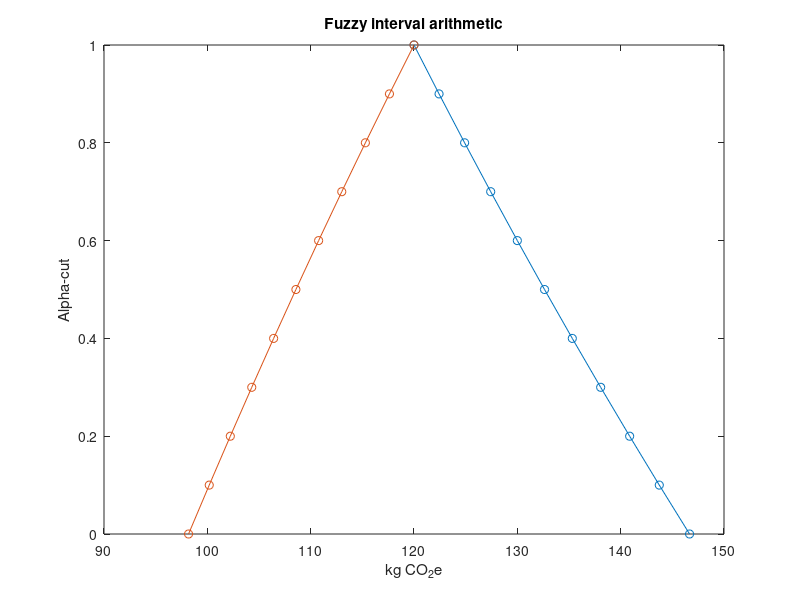

The MATLAB source for this figure:
%Procedure:     Uncertainty propagation for matrix-based LCA 
%Method:        Fuzzy interval arithmetic
%Author:        Evelyne Groen {evelyne [dot] groen [at] gmail [dot] com}
%Last update:   20/10/2016 
%Toolbox:       none

A=[10 0; -2 100];       %A-matrix
B=[1 10];               %B-matrix
f=[1000; 0];            %Functional unit vector f

g_LCA=B*(A\f);          %Determinstic answer (kg CO_2)

R=0.1;                  %R:range, set to 10%
A_lower=A-A*R;          %Lower bound of parameters in the A-matrix
A_upper=A+A*R;          %Upper bound

B_lower=B-B*R;          %Lower bound of parameters in the B-matrix
B_upper=B+B*R;          %Upper bound

g_upper=B_upper*(A_lower\f); % Boundaries of the output
g_mean=B*(A\f);
g_lower=B_lower*(A_upper\f);

a=11;                   % Number of alpha cuts
g_up=zeros(1,a);        % Pre-allocate for speed
g_low=zeros(1,a);

for k=1:a;
    A1(:,:) =((k-1)/10)*(A(:,:)-A_lower(:,:))+A_lower(:,:); %Lower A-matrix cuts
    A2(:,:)=(-(k-1)/10)*(A_upper(:,:)-A(:,:))+A_upper(:,:); %Upper A-matrix cuts
         
    B1(:,:)=(-(k-1)/10)*(B_upper(:,:)-B(:,:))+B_upper(:,:); %Upper B-matrix cuts
    B2(:,:)=((k-1)/10)*(B(:,:)-B_lower(:,:))+B_lower(:,:);  %Lower B-matrix cuts
   
    g_up(:,k)=B1(:,:)*(A1(:,:)\f);
    g_low(:,k)=B2(:,:)*(A2(:,:)\f); 
end

figure(1)
k=0:0.1:1; 
plot(g_up,k, '-o')
hold on
plot(g_low,k, '-o')
hTitle=title('Fuzzy interval arithmetic');
hXLabel=xlabel('kg CO_{2}e');
hYLabel=ylabel('Alpha-cut');